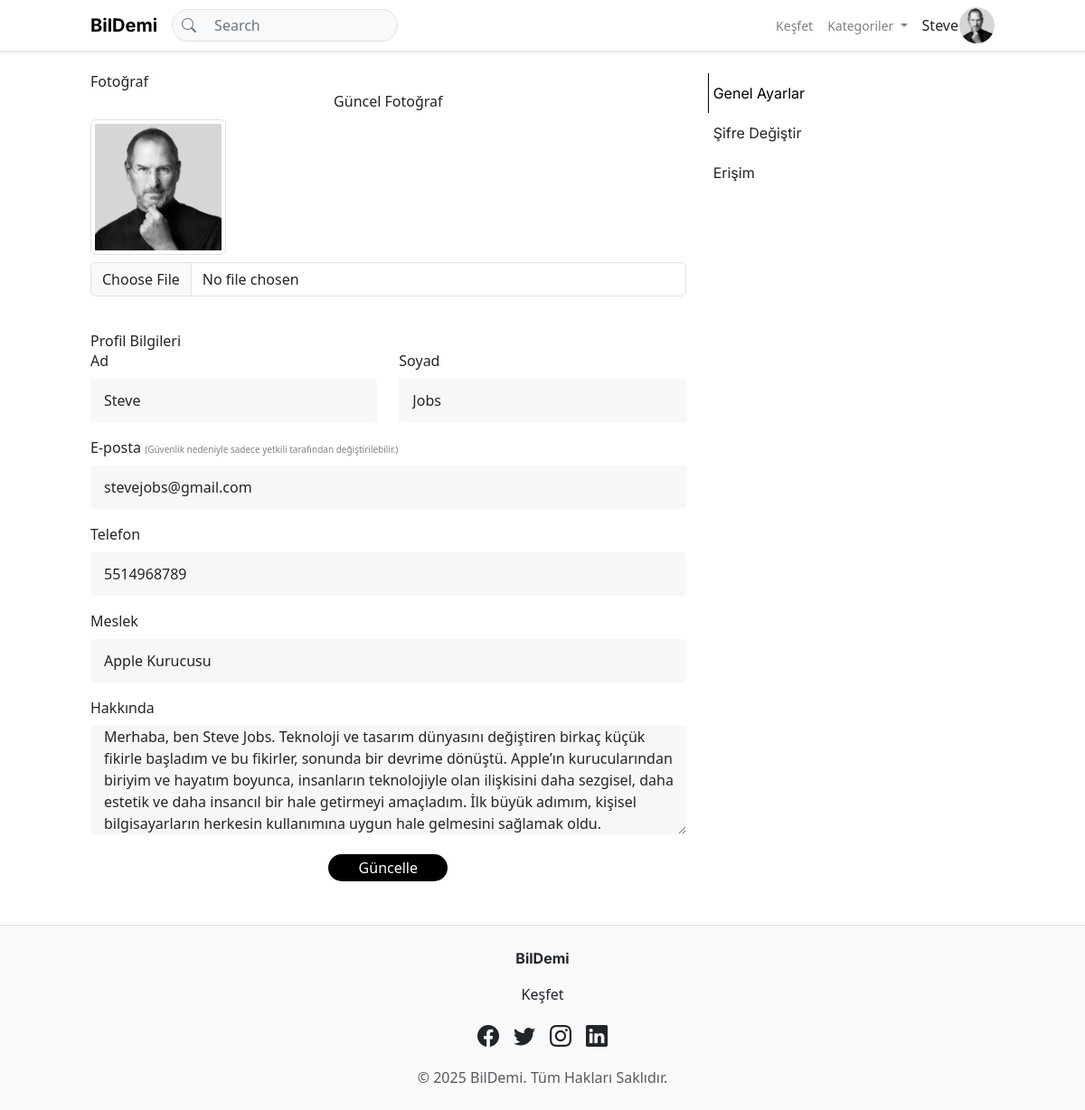
The app's page /Pages/profilEdit.php?user_id=3 (signed in) with its own data.
### tables this page shows
CREATE TABLE `kullanici` (
  `id` int(11) NOT NULL,
  `email` varchar(30) NOT NULL,
  `password` varchar(100) NOT NULL,
  `isim` varchar(50) NOT NULL,
  `soyisim` varchar(50) NOT NULL,
  `hakkinda` text NOT NULL,
  `isaret` int(11) NOT NULL,
  `meslek` varchar(250) NOT NULL,
  `resim` text NOT NULL,
  `rol` int(11) NOT NULL,
  `telefon` varchar(20) NOT NULL,
  `tarih` datetime NOT NULL DEFAULT CURRENT_TIMESTAMP
);

### Pages/profilEdit.php (the view, shortened to what this page needs)
<?php
include '../Components/header.php';
?>
<?php
if (isset($_GET['user_id'])) {
    $user_id = $_GET['user_id'];
    $query = $pdo->prepare("SELECT * FROM kullanici WHERE id = :id");
    $query->execute(['id' => $user_id]);
    $user = $query->fetch(PDO::FETCH_ASSOC);
    $isim = $user['isim'] ?? "null";
    $soyisim = $user['soyisim'] ?? "null";
    $email = $user['email'] ?? "null";
    $hakkinda = $user['hakkinda'] ?? "null";
    $meslek = $user['meslek'] ?? "null";
    $telefon = $user['telefon'] ?? "null";
    $resim = $user['resim'] ?? "null";
} else {
    header("Location: " . BASE_URL . "/index.php?error=2");
    exit();
}
?>
<div class="container my-4 profilEdit">
    <div class="row">
        <div class="col-md-8">
            <div class="tab-content" id="settingsContent">
                <div class="tab-pane fade show active" id="genel-ayarlar" role="tabpanel" aria-labelledby="genel-ayarlar-tab">
                    <h5>Fotoğraf</h5>
                    <form action="../Config/config.php" method="POST" enctype="multipart/form-data">
                        <div class="mb-3 text-center">
                            <label for="profileImage" class="form-label">Güncel Fotoğraf</label>
                            <div>
                                <?php
                                if ($resim != null || $resim != "") { ?>
                                    <img src="<?php echo  BASE_URL . '/Assets/images/profil/' . $resim; ?>" alt="Profil Resmi" class="img-thumbnail mb-2" style="width: 150px; height: 150px; object-fit: cover;">
                                <?php } else {
                                ?>
                                    <img src="<?php echo $images . 'demoUser.png'; ?>" alt="Profil Resmi" class="img-thumbnail mb-2" style="width: 150px; height: 150px; object-fit: cover;">
                                <?php
                                }
                                ?>
                            </div>
                            <input type="file" class="form-control" id="profileImage" name="resim">
                        </div>
                        <br>
                        <h5>Profil Bilgileri</h5>
                        <div class="row mb-3">
                            <div class="col-md-6">
                                <label for="firstName" class="form-label">Ad</label>
                                <input type="text" class="loginFormControl w-100" id="firstName" name="isim" value="<?php echo $isim; ?>" placeholder="Adınızı girin" required>
                            </div>
                            <div class="col-md-6">
                                <label for="lastName" class="form-label">Soyad</label>
                                <input type="text" class="loginFormControl w-100" id="lastName" name="soyisim" value="<?php echo $soyisim; ?>" placeholder="Soyadınızı girin" required>
                            </div>
                        </div>
                        <div class="mb-3">
                            <label for="email" class="form-label">E-posta</label>
                            <span class="profilEditDipNot"> (Güvenlik nedeniyle sadece yetkili tarafından değiştirilebilir.)</span>
                            <input type="email" class="loginFormControl w-100" id="email" name="email" placeholder="E-posta adresinizi girin" readonly value="<?php echo $email; ?>">
                        </div>
                        <div class="mb-3">
                            <label for="phone" class="form-label">Telefon</label>
                            <input type="tel" class="loginFormControl w-100" id="phone" name="telefon" value="<?php echo $telefon; ?>" placeholder="Telefon numaranızı girin" pattern="[0-9]{10}" required>
                        </div>
                        <div class="mb-3">
                            <label for="profession" class="form-label">Meslek</label>
                            <input type="text" class="loginFormControl w-100" id="profession" name="meslek" value="<?php echo $meslek; ?>" placeholder="Mesleğinizi girin" required>
                        </div>
                        <div class="mb-3">
                            <label for="about" class="form-label">Hakkında</label>
                            <textarea style="height: auto;" class="loginFormControl w-100" id="about" name="hakkinda" rows="5" placeholder="Hakkınızda kısa bir bilgi yazın"><?php echo $hakkinda; ?></textarea>
                        </div>
                        <div class="text-center">
                            <input type="submit" class="profilEditUpdateButon" name="profilBilgileriGuncelle" value="Güncelle">
                        </div>
                    </form>
                </div>
            </div>
        </div>
        <div class="col-md-4 ">
            <div class="list-group" id="settingsMenu" role="tablist">
                <button
                    class="list-group-item list-group-item-action active"
                    id="genel-ayarlar-tab"
                    data-bs-toggle="tab"
                    data-bs-target="#genel-ayarlar"
                    type="button"
                    role="tab"
                    aria-controls="genel-ayarlar"
                    aria-selected="true">
                    Genel Ayarlar
                </button>
                <button
                    class="list-group-item list-group-item-action"
                    id="sifre-degistir-tab"
                    data-bs-toggle="tab"
                    data-bs-target="#sifre-degistir"
                    type="button"
                    role="tab"
                    aria-controls="sifre-degistir"
                    aria-selected="false">
                    Şifre Değiştir
                </button>
                <button
                    class="list-group-item list-group-item-action"
                    id="bildirimler-tab"
                    data-bs-toggle="tab"
                    data-bs-target="#bildirimler"
                    type="button"
                    role="tab"
                    aria-controls="bildirimler"
                    aria-selected="false">
                    Erişim
                </button>
            </div>
        </div>
    </div>
</div>
<?php include '../Components/footer.php'; ?>

### Components/menu.php (shortened to what this page needs)
<nav class="navbar navbar-expand-lg navbar-light bg-white border-bottom shadow-sm">
  <div class="container d-flex align-items-center">
    <a class="navbar-brand fw-bold Logo me-3" href="http://localhost/projeler/BilgisayarAkademi/index.php">BilDemi</a>
    <form class="search-bar d-flex me-auto" action="<?php echo BASE_URL; ?>/Pages/search.php" method="GET">
      <span class="search-icon me-2">
        <i class="bi bi-search"></i>
      </span>
      <input
        class="form-control border-0"
        type="search"
        placeholder="Search"
        name="ara"
        aria-label="Search"
        required />
    </form>
    <div class="d-flex align-items-center">
      <a class="nav-link me-3 menuBaslik" href="http://localhost/projeler/BilgisayarAkademi/index.php">Keşfet</a>
      <div class="dropdown me-3 kategoriler-hover">
        <a class="nav-link menuBaslik dropdown-toggle" href="#" id="kategoriDropdown" role="button">
          Kategoriler
        </a>
      </div>
    </div>
    <?php
    if (isset($_SESSION['user_id'])) {
    ?>
      <span><?php echo $isim . " "; ?></span>
      <a href="<?php echo  BASE_URL . '/Pages/profil.php?user_id=' . $_SESSION['user_id']; ?>">
        <?php
        if ($resim == null || $resim == "") {
        ?>
          <img
            src="<?php echo  BASE_URL . '/Assets/images/profil/demoUser.png'; ?>"
            alt="Profile"
            class="rounded-circle"
            style="padding-left:1px; width: 40px; height: 40px;" />
        <?php
        } else {
        ?>
          <img
            src="<?php echo  BASE_URL . '/Assets/images/profil/' . $resim; ?>"
            alt="Profile"
            class="rounded-circle"
            style="padding-left:1px; width: 40px; height: 40px;" />
        <?php
        }
        ?>
      </a>
    <?php
    }
    ?>
  </div>
</nav>

### Assets/css/style.css (style rules this page uses)
.Logo { font-family: 'Inter', sans-serif; }
.menuBaslik { color: grey; font-size: 14px; font-weight: 400; }
.search-bar { background-color: #f8f9fa; border-radius: 50px; padding: 3px 10px; display: flex; align-items: center; flex-grow: 1; max-width: 250px; border: 1px solid #e0e0e0; height: 36px; }
.search-icon { font-size: 1rem; color: #6c757d; }
.search-bar input { background-color: transparent; border: none; outline: none; box-shadow: none; font-size: 16px; font-weight: 100; line-height: 1.2; height: 100%; color: #000; }
.search-bar input::placeholder { color: #6c757d; }
.tab-pane { animation: fadeIn 0.3s ease-in-out; }
.list-group-item { border: none; padding: 10px 0; }
.loginFormControl { background-color: #f7f7f7; border: none; border-radius: 4px; height: 48px; padding-left: 15px; }
.profilEdit .list-group-item { padding-left: 5px; border-left: 1px solid transparent; border-radius: 0; box-sizing: border-box; font-family: 'Inter', sans-serif; }
.profilEdit .list-group-item.active { background-color: transparent; color: #000; border-left: 1px solid black; }
.profilEditUpdateButon { background-color: black; border: none; height: 30px; border-radius: 24px; font-size: 16px; color: white; width: 20%; }
.profilEditDipNot { font-size: 10px; color: grey; }

### records on screen
kullanici: isim "Steve", resim (picture), soyisim "Jobs", email "stevejobs@gmail.com", telefon "5514968789", meslek "Apple Kurucusu", hakkinda "Merhaba, ben Steve Jobs. Teknoloji ve tasarım dünyasını değiştiren birkaç küçük fikirle başladım ve bu fikirler, sonunda bir devrime dönüştü. Apple’ın kurucularından biriyim ve hayatım boyunca, insanların teknolojiyle olan ilişkisini daha sezgisel, daha estetik ve daha insancıl bir hale getirmeyi amaçladım. İlk büyük adımım, kişisel bilgisayarların herkesin kullanımına uygun hale gelmesini sağlamak oldu."
